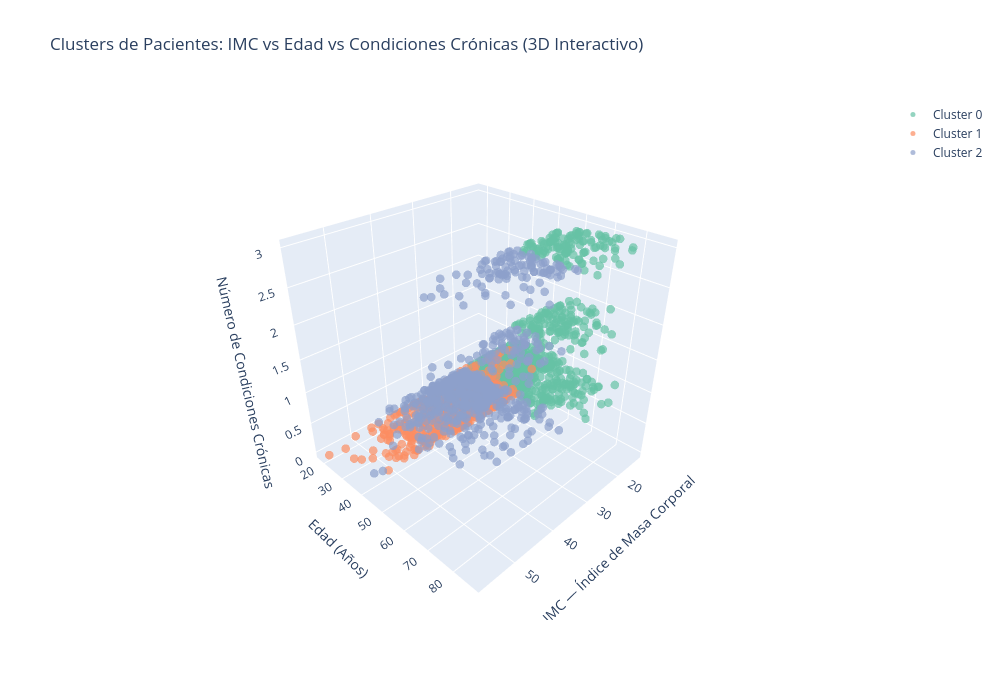

Write notebook code for a chart like this one.
### Markdown cell above
---
## 4. Entrenamiento de Modelos

### Modelo A: Segmentación No Supervisada (K-Means Clustering)

K-Means es un algoritmo que **agrupa pacientes similares sin conocer las respuestas de antemano**.
Le pedimos que forme **3 grupos (clusters)** basándose en todas las características del paciente.

Antes de entrenar, aplicamos `StandardScaler` para que todas las variables estén en la misma escala 
(la edad va de 18-87, pero la facturación puede llegar a $12,000: sin escalar, el billing dominaría).

### Code cell
# Preparamos los datos para clustering (sin la variable objetivo)
X_unsup = df_limpio.drop('Preventive_Care_Flag', axis=1)

# Estandarizamos: todas las variables quedan en escala similar
scaler = StandardScaler()
X_scaled = scaler.fit_transform(X_unsup)

# Entrenamos K-Means solicitando 3 grupos
kmeans = KMeans(n_clusters=3, random_state=101, n_init=10)
df['Cluster'] = kmeans.fit_predict(X_scaled)

# Gráfico 3D interactivo: IMC vs Edad vs Condiciones Crónicas
import plotly.graph_objects as go

# Colores para cada cluster
colors_map = {0: '#66c2a5', 1: '#fc8d62', 2: '#8da0cb'}
cluster_names = {0: 'Cluster 0', 1: 'Cluster 1', 2: 'Cluster 2'}

fig = go.Figure()

for cluster in [0, 1, 2]:
    cluster_data = df[df['Cluster'] == cluster]
    fig.add_trace(go.Scatter3d(
        x=cluster_data['BMI'],
        y=cluster_data['Age'],
        z=cluster_data['Num_Chronic_Conditions'],
        mode='markers',
        name=cluster_names[cluster],
        marker=dict(
            size=5,
            color=colors_map[cluster],
            opacity=0.7,
            line=dict(width=0)
        )
    ))

fig.update_layout(
    title='Clusters de Pacientes: IMC vs Edad vs Condiciones Crónicas (3D Interactivo)',
    scene=dict(
        xaxis_title='IMC — Índice de Masa Corporal',
        yaxis_title='Edad (Años)',
        zaxis_title='Número de Condiciones Crónicas',
        camera=dict(
            eye=dict(x=1.5, y=1.5, z=1.3)
        )
    ),
    width=1000,
    height=700,
    hovermode='closest'
)

fig.show()

### Figure 1 — Plotly figure (JSON) as saved in the notebook; plotly's stock layout.template omitted (floating-point values rounded to 4 significant figures; data arrays with more than 128 entries replaced by an {"elided": "..."} marker saying what was removed)
{"data": [{"marker": {"color": "#66c2a5", "line": {"width": 0}, "opacity": 0.7, "size": 5}, "mode": "markers", "name": "Cluster 0", "type": "scatter3d", "x": {"elided": "792 float values"}, "y": {"elided": "792 int values"}, "z": {"elided": "792 int values"}}, {"marker": {"color": "#fc8d62", "line": {"width": 0}, "opacity": 0.7, "size": 5}, "mode": "markers", "name": "Cluster 1", "type": "scatter3d", "x": {"elided": "533 float values"}, "y": {"elided": "533 int values"}, "z": {"elided": "533 int values"}}, {"marker": {"color": "#8da0cb", "line": {"width": 0}, "opacity": 0.7, "size": 5}, "mode": "markers", "name": "Cluster 2", "type": "scatter3d", "x": {"elided": "675 float values"}, "y": {"elided": "675 int values"}, "z": {"elided": "675 int values"}}], "layout": {"height": 700, "hovermode": "closest", "scene": {"camera": {"eye": {"x": 1.5, "y": 1.5, "z": 1.3}}, "xaxis": {"title": {"text": "IMC — Índice de Masa Corporal"}}, "yaxis": {"title": {"text": "Edad (Años)"}}, "zaxis": {"title": {"text": "Número de Condiciones Crónicas"}}}, "title": {"text": "Clusters de Pacientes: IMC vs Edad vs Condiciones Crónicas (3D Interactivo)"}, "width": 1000}}
